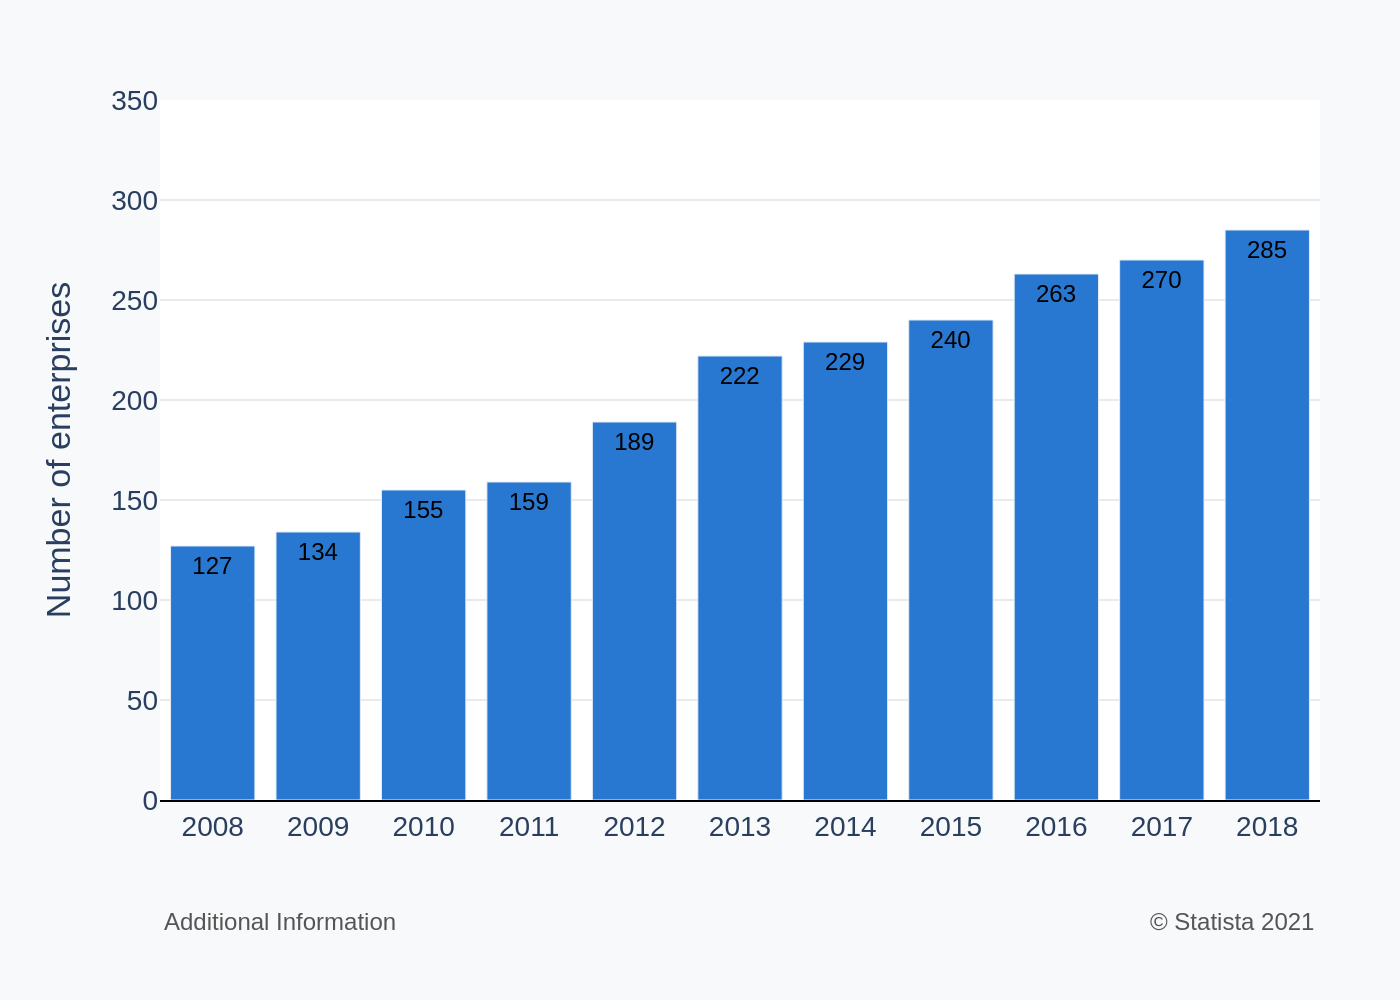

Reproduce this figure in Python.
import sys
import json
import pathlib
import plotly.graph_objects as go

# --- 1. Load data from JSON file provided as a command-line argument ---
if len(sys.argv) != 2:
    print("Usage: python generate_chart.py <json_file_path>")
    sys.exit(1)

json_path = pathlib.Path(sys.argv[1])
if not json_path.is_file():
    print(f"Error: File not found at {json_path}")
    sys.exit(1)

with open(json_path, 'r', encoding='utf-8') as f:
    chart_info = json.load(f)

# --- 2. Extract data and texts from the loaded JSON ---
chart_data = chart_info.get('chart_data', [])
texts = chart_info.get('texts', {})
colors = chart_info.get('colors', [])

categories = [item['category'] for item in chart_data]
values = [item['value'] for item in chart_data]

# --- 3. Create the Plotly figure ---
fig = go.Figure()

# Add the bar trace
fig.add_trace(go.Bar(
    x=categories,
    y=values,
    marker_color=colors[0] if colors else '#1f77b4',
    text=values,
    textposition='auto',
    textfont=dict(family="Arial", size=12, color='black'),
    hoverinfo='none'
))

# --- 4. Configure layout and styling ---
# Combine title and subtitle if they exist
title_text = ""
if texts.get("title"):
    title_text += texts["title"]
if texts.get("subtitle"):
    title_text += f"<br><sub>{texts['subtitle']}</sub>"

# Create a list for annotations (source and note)
annotations = []
if texts.get("note"):
    annotations.append(dict(
        xref='paper', yref='paper',
        x=0, y=-0.15,
        xanchor='left', yanchor='top',
        text=texts["note"],
        showarrow=False,
        align='left',
        font=dict(family="Arial", size=12, color="#555555")
    ))
if texts.get("source"):
    annotations.append(dict(
        xref='paper', yref='paper',
        x=1, y=-0.15,
        xanchor='right', yanchor='top',
        text=texts["source"],
        showarrow=False,
        align='right',
        font=dict(family="Arial", size=12, color="#555555")
    ))

fig.update_layout(
    title=dict(
        text=title_text if title_text else None,
        x=0.05,
        xanchor='left'
    ),
    xaxis=dict(
        title_text=texts.get('x_axis_title'),
        tickfont=dict(family="Arial"),
        showline=True,
        linewidth=1,
        linecolor='black'
    ),
    yaxis=dict(
        title_text=texts.get('y_axis_title'),
        range=[0, 350],
        tickmode='linear',
        tick0=0,
        dtick=50,
        gridcolor='#EAEAEA',
        tickfont=dict(family="Arial")
    ),
    font=dict(
        family="Arial",
        size=14
    ),
    showlegend=False,
    plot_bgcolor='white',
    paper_bgcolor='#F8F9FA',
    margin=dict(l=80, r=40, t=50, b=100),
    annotations=annotations
)

# --- 5. Output the chart as a PNG file ---
output_filename = f"{json_path.stem}.png"
fig.write_image(output_filename, scale=2)

print(f"Chart saved as {output_filename}")
